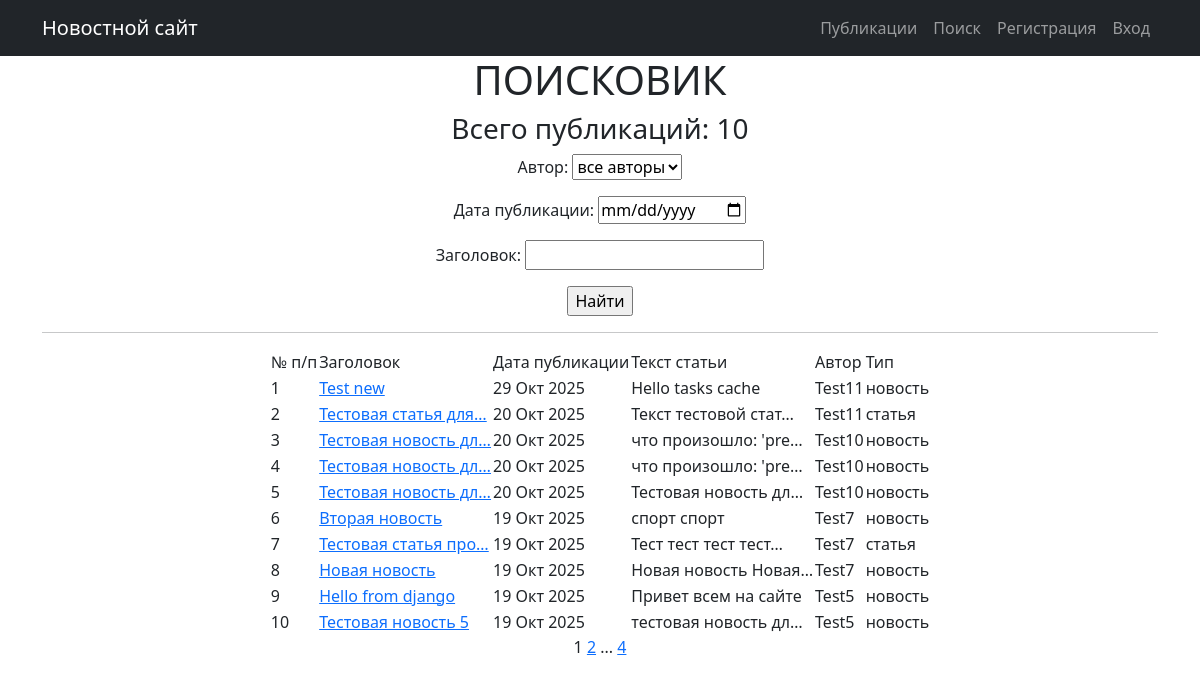
Screenshot of /post/search/ with the database file from the repository.
### NewsPortal/models.py (models this page shows, shortened)
class Post(models.Model):
    article = 'СТ'
    news = 'НВ'
    POSITIONS = [(article, 'статья'), (news, 'новость')]
    positions = models.CharField(max_length=2, choices=POSITIONS, default=news)
    datetime = models.DateTimeField(auto_now_add=True)
    title = models.CharField(max_length=255)
    text = models.TextField()
    rating = models.IntegerField(default=0)
    author = models.ForeignKey("Author", on_delete=models.CASCADE)
    category = models.ManyToManyField("Category", through='PostCategory')

class Author(models.Model):
    rating = models.IntegerField(default=0)
    user = models.OneToOneField(User, on_delete=models.CASCADE)
    def __str__(self):
        return self.user.username

### NewsPortal/views.py (the view)
# urls.py: path('search/', PostSearchView.as_view(), name="post_search"),
class PostSearchView(FilterView):
    model = Post
    ordering = '-datetime'
    template_name = 'post_search.html'
    context_object_name = 'posts'
    paginate_by = 10
    filterset_class = PostFilter

### NewsPortal/templatetags/custom_filters.py (called while the page is built)
@register.filter()
def censor(text, bad_words=None):
    if not isinstance(text, str):
        raise TypeError("Фильтр 'censor' применяется только к строкам")
    if bad_words is None:
        bad_words = {'редиска', 'негодяй', 'мерзавец', 'подлец', 'мошенник'}
    for word in bad_words:
        text = text.replace(word, word[0] + '*' * (len(word) - 1))
        text = text.replace(word.title(), word[0].upper() + '*' * (len(word) - 1))
    return text

### NewsPortal/templatetags/custom_tags.py (called while the page is built)
@register.simple_tag(takes_context=True)
def url_replace(context, **kwargs):
   d = context['request'].GET.copy()
   for k, v in kwargs.items():
       d[k] = v
   return d.urlencode()

### templates/post_search.html (shortened to what this page needs)
{% extends 'flatpages/default.html' %}
{% load custom_filters %}
{% load custom_tags %}
{% block content %}
   <h1>ПОИСКОВИК</h1>
   <h3>Всего публикаций: {{ posts|length }}</h3>
   <form action="" method="get">
       {{ filter.form.as_p }}
       <input type="submit" value="Найти" />
   </form>
   <hr>
   {% if posts %}
    <div align="center">
       <table>
           <tr>
               <td>№ п/п</td>
               <td>Заголовок</td>
               <td>Дата публикации</td>
               <td>Текст статьи</td>
               <td>Автор</td>
               <td>Тип</td>
           </tr>
           {% for post in posts %}
           <tr>
               <td>{{ forloop.counter }}</td>
               <td><a href="{% url 'post_detail' post.id %}">{{ post.title|truncatechars:20 }}</a></td>
               <td>{{ post.datetime|date:'d M Y' }}</td>
               <td>{{ post.text|truncatechars:20|censor }}</td>
               <td>{{ post.author.user.username }}</td>
               <td>{{ post.get_positions_display }}</td>
           </tr>
           {% endfor %}
       </table>
    </div>
   {% else %}
       <h2>Новостей пока что нет:)</h2>
   {% endif %}
   {{ page_obj.number }}
   {% if page_obj.has_next %}
       <a href="?{% url_replace page=page_obj.next_page_number %}">{{ page_obj.next_page_number }}</a>
       {% if paginator.num_pages != page_obj.next_page_number %}
           ...
           <a href="?{% url_replace page=page_obj.paginator.num_pages %}">{{ page_obj.paginator.num_pages }}</a>
       {% endif %}
   {% endif %}
{% endblock content %}

### rows the page displays
Post: title "Test new", datetime "29 Окт 2025", text|censor "Hello tasks cache", author.user.username "Test11", positions "новость"
Post: title "Тестовая статья для…", datetime "20 Окт 2025", text|censor "Текст тестовой стат…", author.user.username "Test11", positions "статья"
Post: title "Тестовая новость дл…", datetime "20 Окт 2025", text|censor "что произошло: 'pre…", author.user.username "Test10", positions "новость"
Post: title "Тестовая новость дл…", datetime "20 Окт 2025", text|censor "что произошло: 'pre…", author.user.username "Test10", positions "новость"
Post: title "Тестовая новость дл…", datetime "20 Окт 2025", text|censor "Тестовая новость дл…", author.user.username "Test10", positions "новость"
Post: title "Вторая новость", datetime "19 Окт 2025", text|censor "спорт спорт", author.user.username "Test7", positions "новость"
Post: title "Тестовая статья про…", datetime "19 Окт 2025", text|censor "Тест тест тест тест…", author.user.username "Test7", positions "статья"
Post: title "Новая новость", datetime "19 Окт 2025", text|censor "Новая новость Новая…", author.user.username "Test7", positions "новость"
Post: title "Hello from django", datetime "19 Окт 2025", text|censor "Привет всем на сайте", author.user.username "Test5", positions "новость"
Post: title "Тестовая новость 5", datetime "19 Окт 2025", text|censor "тестовая новость дл…", author.user.username "Test5", positions "новость"

### other values shown
{{ posts|length }} "10"
{{ page_obj.number }} "1"
{{ page_obj.next_page_number }} "2"
{{ page_obj.paginator.num_pages }} "4"
